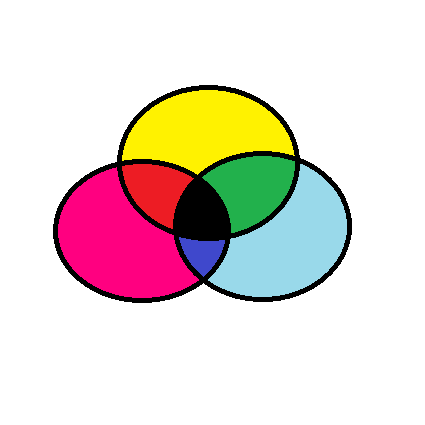
#> input picture dataset/OperacaoPontuais_FiltroEspacial/data/cmyk_paint.png, 425 x 425 px, found by its file name
$ jupyter execute --allow-errors Tutorial_Python.ipynb   (shell and % lines are left out)
#> lines starting #> are read from the running program, lines starting #| are printed output that depends on the picture; after the words box and inside, x2 and y2 are one past the last pixel; in counts of white or black regions, pixels touching at a corner belong together
<a href="https://colab.research.google.com/github/VielF/ColabProjects/blob/main/Tutorial_Python.ipynb" target="_parent"></a>

Universidade do Vale do Itajaí<br>
Escola do Mar, Ciência e Tecnologia<br>

# Introdução a Jupyter, Python, NumPy e Scipy

## Recursos úteis

### Ambientes

- Anaconda (instalação local): https://www.anaconda.com/products/individual#Downloads
- Google Colab (nuvem): https://colab.research.google.com/
- OpenCV: https://pypi.org/project/opencv-python/
- Gimp: https://www.gimp.org

### Tutoriais de Python

- https://docs.python.org/3/tutorial/ (oficial)
- https://www.kaggle.com/learn/python
- https://www.tutorialspoint.com/python
- https://www.pythonforbeginners.com/python-tutorial
- https://colab.research.google.com/drive/1qH2RUurym6O-OGiHBgJp1bmMS8UNEjhx
- https://www.youtube.com/results?search_query=python

### Cursos de Python

- https://www.coursera.org/learn/ciencia-computacao-python-conceitos
- https://www.datacamp.com/courses/intro-to-python-for-data-science (pago)
- https://www.codecademy.com/learn/learn-python-3 (pago?)
- https://opencv.org/courses/#price

### Tutoriais de Jupyter

- https://medium.com/codingthesmartway-com-blog/getting-started-with-jupyter-notebook-for-python-4e7082bd5d46
- https://www.dataquest.io/blog/jupyter-notebook-tutorial/
- https://realpython.com/jupyter-notebook-introduction/
- https://www.youtube.com/results?search_query=jupyter

### Tutoriais de NumPy

- https://cs231n.github.io/python-numpy-tutorial/
- https://numpy.org/doc/stable/user/quickstart.html
- http://scipy-lectures.org/intro/numpy/index.html

### Tutoriais da OpenCV

- https://docs.opencv.org/master/d9/df8/tutorial_root.html
- https://www.geeksforgeeks.org/opencv-python-tutorial/

### Outros tutoriais

- Matplotlib: https://matplotlib.org/tutorials/introductory/pyplot.html
- Pandas: https://pandas.pydata.org/pandas-docs/stable/user_guide/10min.html

[cell 1]
print("Olá Mundo")

## Markdown

Podemos escrever em *itálico* ou **negrito** ou `largura fixa`, usar listas de bullets
- item 1
- item 2
- item 3

ou numeradas
1. item 1
1. item 2
1. item 3

e até mesmo usar equações em $\LaTeX$, que podem ser inline ($f(x) = c_0 + c_1 x + c_2 x^2$) ou displayed:

$$
E = mc^2
$$

Jupyter command pallete: `ctrl-shift-p`

## Python

[cell 2]
2 + 2

[cell 3]
'''
Olá
Esse
É o meu primeiro código
'''
x = 'carro' # criando variável
y = ' moto'
z = x + y

[cell 4]
print(z)

[cell 5]
# comentário
'''
dsadasdasasd
'''

# Sempre comente código


'''
Sempre
comente
código
'''


a = 0.

[cell 6]
a

[cell 7]
print(type(x))
print(type(a))

[cell 8]
if a == 0.0 and y == ' moto':
  x = 1
else:
  x = 5

[cell 9]
print(x)

[cell 10]
a == 0.0

[cell 11]
print(type(a))

[cell 12]
b = 0.0

[cell 13]
b

[cell 14]
type(b)

[cell 15]
b == 0

[cell 16]
a = 2
b = 3.5
c = a+b
#2 + 3.5
print(c)

[cell 17]
3/2

[cell 18]
d = 2
type(d)

[cell 19]
float(d)

[cell 20]
int(1.9)

[cell 21]
a
b

[cell 22]
print(a)
print(b)

[cell 23]
t = True
f = False
print(t or f) #não usa || e &&
print(t and f)

[cell 24]
type(t)

[cell 25]
a > -1 and b > 2

[cell 26]
s = 'Hello world'
s

[cell 27]
print(s)

[cell 28]
type(s)

[cell 29]
s = "Hello world"
s

[cell 30]
s = "it's interesting"
print(s)

[cell 31]
s.upper()

[cell 32]
s = s[0].upper() + s[1:]
print(s)

[cell 33]
str1 = 'this'
str2 = ' is '
str3 = 'interesting'
str_res = str1 + str2 + str3
print(str_res)
'this' + ' is ' + 'interesting'

[cell 34]
'42'

[cell 35]
novo_valor = int('42')
print("Valor: ", novo_valor, " - Tipo: ", type(novo_valor))

[cell 36]
str(42.0)

[cell 37]
a = str(42.0)
type(a)

[cell 38]
c = 1 + 1j
c

[cell 39]
c.conjugate()

[cell 40]
def quadrado(x):
    '''
    Retorna x elevado ao quadrado
    '''
    y = x**2
    return y

[cell 41]
quadrado(3)

[cell 42]
type(quadrado)

[cell 43]
def quadrado(x, arred=False):
    '''
    Retorna x elevado ao quadrado,
    opcionalmente arredondando para um inteiro
    arred é bool
    '''
    if arred:
        y = x**2
        y = int(round(y))
    else:
        y = x**2
    return y

[cell 44]
quadrado(x = 1.5, arred = True)

[cell 45]
quadrado(x=1.5, arred=True)

#> (a cell that did not finish here is left out)

[cell 47]
L = [1, 'texto', 5.6]
L

[cell 48]
type(L)

[cell 49]
L[0]

[cell 50]
L[1]

[cell 51]
L[2]

[cell 52]
L[-1]

[cell 53]
L[2] = 5.7

[cell 54]
L

[cell 55]
len(L)

[cell 56]
L.append('novo')

[cell 57]
L

[cell 58]
L[-1]

#> (a cell that did not finish here is left out)

[cell 60]
L = L + [123]

[cell 61]
L

[cell 62]
L = L + [123]

[cell 63]
L

[cell 64]
list(range(10)) # o valor final não é incluído

[cell 65]
list(range(1,10)) # o valor final não é incluído

[cell 66]
range(10)

[cell 67]
'''
for # você conhece o começo e o fim
while # você não sabe se repete e nem quando acaba
do while #você só tem certeza que acontece uma vez, mas não sabe quando acaba
'''

[cell 68]
for i in range(len(L)):
    print(i+1)

[cell 69]
L[1:3] # a última posição não é considerada 1 < in e fim > 3

[cell 70]
v = list(range(10))
v

[cell 71]
variavel_teste = v[1:5]
variavel_teste

[cell 72]
v[:5]

[cell 73]
v[3:]

[cell 74]
v[3:-1]

[cell 75]
x = v[:-2]
x

[cell 76]
v[::2]

[cell 77]
v[::-1]

[cell 78]
sum(v)

[cell 79]
t = (1, 'dois', 'dois',3.0, 4)
t

[cell 80]
type(t)

[cell 81]
t[1:]

[cell 82]
len(t)

[cell 83]
t.count('dois')

#> (a cell that did not finish here is left out)

[cell 85]
x = list(t)

[cell 86]
x[2] = 9
t = tuple(x)

[cell 87]
print(t)

[cell 88]
list(s)

[cell 89]
s[5:-3]

[cell 90]
a, b, v, s

[cell 91]
x, y, z = 1, 2, 3
#x = y = z = 1
print(x)
print(y)
print(z)

[cell 92]
d = {'nome':'Felipe', 'idade':22, 'altura':181}
d

[cell 93]
type(d)

[cell 94]
d['nome']

[cell 95]
d['idade']

[cell 96]
list(d.keys())

[cell 97]
list(d.values())

[cell 98]
[n**2 for n in range(10)] # list compreehension

[cell 99]
[n**2 for n in range(10) if n % 2 == 0]

[cell 100]
class Aluno(object):

    def __init__(self, nome):
        self.nome = nome

    def entra_nota(self, nota):
        nota = round(2*nota)/2 # arredondamento Univali
        self.nota = nota

    def aprovado(self):
        return self.nota >= 5.75

[cell 101]
aluno = Aluno('Fulano')
aluno.nome

[cell 102]
aluno.entra_nota(5.74)
aluno.nota

[cell 103]
aluno.aprovado()

## NumPy

[cell 104]
import numpy as np

[cell 105]
np.abs(-3)

[cell 106]
import numpy as np

[cell 107]
np.abs(-3)

[cell 108]
np.min([1, 2, 3, 4])

[cell 109]
a = np.array([1, 2, 3, 4])
a

[cell 110]
print(type(a))
print(a.shape)

[cell 111]
a.dtype

[cell 112]
a = np.array([1, 2, 3, 4.0])
a

[cell 113]
a.dtype

[cell 114]
type(a)

[cell 115]
a.shape

[cell 116]
sum(a)

[cell 117]
np.sum(a)

[cell 118]
a.sum()

[cell 119]
a.argmax()

[cell 120]
a.ndim

[cell 121]
a.shape

[cell 122]
a[3] = 4.6

[cell 123]
b = a

[cell 124]
a = np.array([1, 2, 3, 4])
a[0] = 0.7
c = a.copy()
c = np.array([c])
aux = c.T
print(a.shape)
print(c.shape)
print(aux)

[cell 125]
#a = np.array([1, 2, 3, 4.0])
#a = np.array([1, 2, 3, 4], dtype=float)
a = np.array([1, 2, 3, 4])
a = a.astype(float)
a[0] = 0.7
a

[cell 126]
a = np.array([1, 2, 3, 4], dtype=float)
b = a
a[0] = 5
a

[cell 127]
b

[cell 128]
b is a

[cell 129]
a = np.array([1, 2, 3, 4], dtype=float)
b = a.copy()
print(b is a)
a[0] = 5
a

[cell 130]
b

[cell 131]
print(a)

[cell 132]
a + 1

[cell 133]
a*a

[cell 134]
a**2

[cell 135]
x = np.array([[0,1,2,3],[4,5,6,7],[8,9,10,11]])
x

[cell 136]
x.shape

[cell 137]
x[1,2]

[cell 138]
x[1][2]

[cell 139]
x.T

[cell 140]
x.T.shape

[cell 141]
y = np.array([[[0, 1, 2, 3], [4, 5, 6, 7]], [[8, 9, 10, 11], [12, 13, 14, 15]], [[16, 17, 18, 19], [20, 21, 22, 23]]])
y

[cell 142]
y.shape

[cell 143]
y[1][0][2]

[cell 144]
y[1,0,2]

[cell 145]
y = np.arange(2*3*4)
y

[cell 146]
y.reshape(3,2,4)

Examples of NumPy arrays:

[cell 147]
y

[cell 148]
y = y.reshape(3,2,4)
y

[cell 149]
x

[cell 150]
z = np.array([x, x+8, x+16])
z

[cell 151]
np.r_[x, x+8, x+16]

[cell 152]
np.r_[x, x[1:]]
# [5 lines of commented-out code are left out]

[cell 153]
np.c_[x, x+8, x+16]

[cell 154]
a = np.array([1,2,3])
print(a)
a.shape

[cell 155]
aux2 = a[1:].copy()
aux2

[cell 156]
a.T

[cell 157]
b = np.array([[1,2,3]])
print(b)
b.shape

[cell 158]
b.T

[cell 159]
b.T.shape

[cell 160]
c = np.array([[1],[2],[3]])
print(c)
c.shape

[cell 161]
print(c.reshape(1,-1))

[cell 162]
print(c.reshape(-1))

[cell 163]
x

[cell 164]
x[0]

[cell 165]
x[0,:]

[cell 166]
x[:,0]

[cell 167]
x[:,[1,2,0,0,0,2]]

[cell 168]
x[[1,0,1],:]

[cell 169]
x[:,0]

[cell 170]
x[:,[0]]

[cell 171]
b = np.array([0,1,2])
b

[cell 172]
A = np.array([[0,1,2],[3,4,5]])
A

[cell 173]
A @ b #no.dot()

[cell 174]
c = np.array([10,20])

[cell 175]
c @ A

[cell 176]
B = 3*A.T
B

[cell 177]
A @ B

[cell 178]
import matplotlib.pyplot as plt

[cell 179]
v = np.ones(4)
v

[cell 180]
v = np.ones((1,4))
v

[cell 181]
v = np.ones((4,1))
v

[cell 182]
v = np.zeros((2,3))
v

#### Broadcasting

Veja mais em:
- https://numpy.org/doc/stable/user/basics.broadcasting.html
- http://scipy-lectures.org/intro/numpy/operations.html#broadcasting

[cell 183]
v = np.arange(4).reshape(1,4)
v

[cell 184]
v + 10

[cell 185]
v.T

[cell 186]
# por que isso acontece?
v + v.T

[cell 187]
M = np.arange(8).reshape(2,-1)
M

[cell 188]
M + v

#> (a cell that did not finish here is left out)

[cell 190]
v = np.arange(4)
v

[cell 191]
M + v

[cell 192]
v = np.arange(2)
v

#> (a cell that did not finish here is left out)

## Matplotlib

[cell 194]
import matplotlib.pyplot as plt

[cell 195]
x = np.linspace(0,1,10)

[cell 196]
plt.plot(x, x**2, 'b.-', label='quadrado')
plt.plot(x, np.sqrt(x), 'r.-', label='raiz quadrada')
plt.xlabel('x');
plt.ylabel('y');
plt.title('Título');
plt.legend();
plt.show()
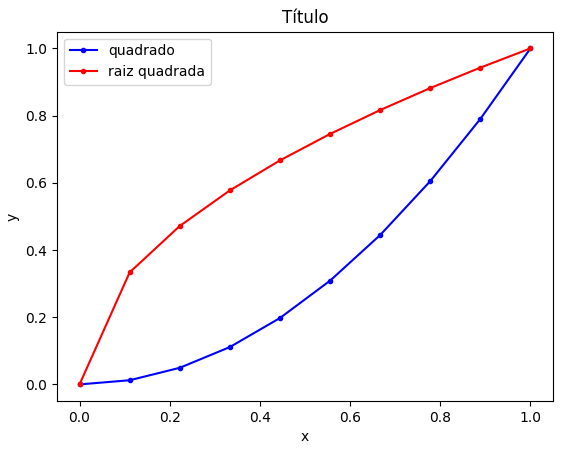
#> figure drawn by matplotlib, 1 panel; curve peaks at x = 1, y = 1; curve peaks at x = 1, y = 1

[cell 197]
image = np.random.randn(200,200)
plt.imshow(image, cmap=plt.cm.gray)
plt.colorbar()
plt.axis('off');
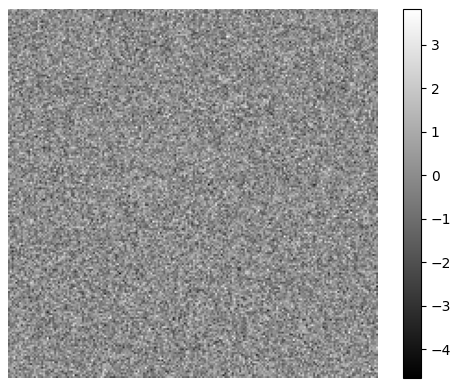
#> figure drawn by matplotlib, 2 panels

#### Mais
- NumPy (https://numpy.org/doc/stable/user/quickstart.html#less-basic), por exemplo *Indexing with Boolean Arrays*
- Pandas
- JupyterLab

## OpenCV

[cell 198]
import cv2

[cell 199]
img = cv2.imread('data/cmyk_paint.png',1)
#> img is the input picture: shape (425, 425, 3); mean B, G, R 212.1, 217.5, 229.5

Não use ícone `X vermelho` para fechar a janela da imagem, isso irá travar o kernel do Jupyter. Para fechar uma imagem, use aperte alguma tecla (ex: epaço ou enter).

[cell 200]
from google.colab.patches import cv2_imshow
cv2_imshow(img)
cv2.waitKey(0)
cv2.destroyAllWindows()

#### Observação

No Google Colab, você defe importar a `cv2_imshow` para poder exibir uma imagem, caso contrário você irá travar o kernel do Colab.

use:

`from google.colab.patches import cv2_imshow`

...

`img = cv2.imread(<imagem>,0)`

....

`cv2_imshow(img)
cv2.waitKey(0)
cv2.destroyAllWindows()`

[cell 201]
type(img)

[cell 202]
img.shape  #lembrando que retorna (linhas, colunas)
#> Out = (425, 425, 3)

[cell 203]
cv2.imwrite('data/img_after_save.png', img)
#> Out = True

[cell 204]
B, G, R = cv2.split(img)

[cell 205]
cv2.imshow("original", img)
cv2.waitKey(0)

cv2.imshow("blue", B)
cv2.waitKey(0)

cv2.imshow("Green", G)
cv2.waitKey(0)

cv2.imshow("red", R)
cv2.waitKey(0)

cv2.destroyAllWindows()

[cell 206]
image1 = cv2.imread('data/t1.jpg',0)
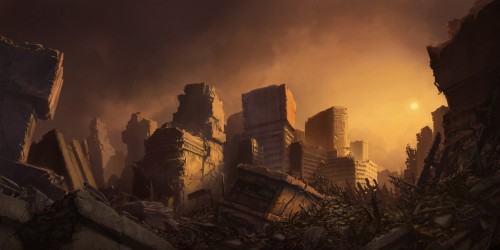
#> input picture dataset/OperacaoPontuais_FiltroEspacial/data/t1.jpg, 500 x 250 px, found by its file name
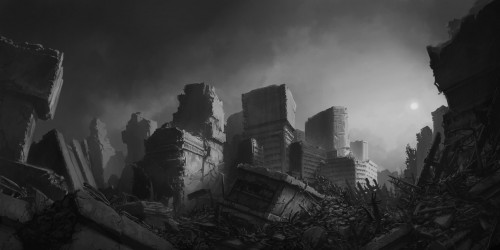
#> image1: shape (250, 500); min 3, max 226, mean 58.9
image2 = cv2.imread('data/t2.jpg',0)
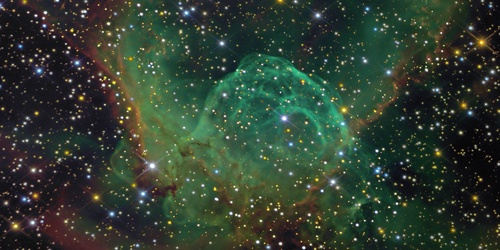
#> input picture dataset/OperacaoPontuais_FiltroEspacial/data/t2.jpg, 500 x 250 px, found by its file name
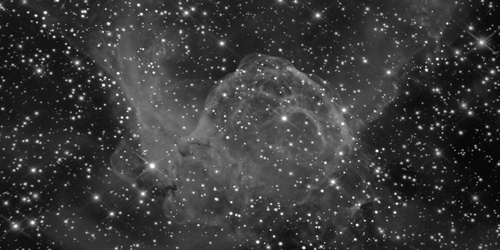
#> image2: shape (250, 500); min 0, max 255, mean 56.9

weightedSum = cv2.addWeighted(image1, 0.5, image2, 0.4, 0)
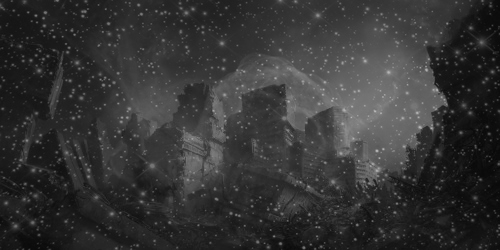
#> weightedSum: shape (250, 500); min 6, max 184, mean 52.2

cv2.imshow('Weighted Image', weightedSum)

cv2.waitKey(0)
cv2.destroyAllWindows()

print(weightedSum)
#> (printed output is left out)

[cell 207]
print(image1.shape)
#| (250, 500)
print(image2.shape)
#| (250, 500)

lines1, rows1 = image1.shape
#> lines1 = 250; rows1 = 500
lines2, rows2 = image2.shape
#> lines2 = 250; rows2 = 500
print(image1)
#> (printed output is left out)

[cell 208]
import numpy as np

image_aux = np.zeros([lines1, rows1])
image_out = np.zeros([lines1, rows1])
print(image_out.shape)
#| (250, 500)
for i in range(lines1):
    for j in range(rows1):
        image_aux[i][j] = 0.5*image1[i][j]+0.4*image2[i][j]

#image_aux = 0.5*image1+0.4*image2

image_out = np.array(image_aux, dtype=np.uint8)
print(image_out)
#> (printed output is left out)
cv2.imshow('Image Out', image_out)

cv2.waitKey(0)
cv2.destroyAllWindows()

[cell 209]
image1 = cv2.imread('data/t3.jpg',0)
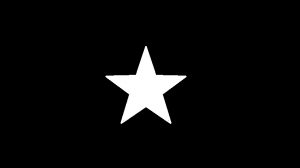
#> input picture dataset/OperacaoPontuais_FiltroEspacial/data/t3.jpg, 300 x 168 px, found by its file name
#> image1 is the input picture: shape (168, 300); min 0, max 255, mean 11.7
image2 = cv2.imread('data/t4.jpg',0)
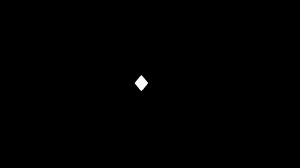
#> input picture dataset/OperacaoPontuais_FiltroEspacial/data/t4.jpg, 300 x 168 px, found by its file name
#> image2 is the input picture: shape (168, 300); min 0, max 255, mean 0.6

sub = cv2.subtract(image1, image2)

cv2.imshow('Subtracted Image', sub)

cv2.waitKey(0)
cv2.destroyAllWindows()

[cell 210]
print(image1.shape)
#| (168, 300)
print(image2.shape)
#| (168, 300)

lines1, rows1 = image1.shape
#> lines1 = 168; rows1 = 300
lines2, rows2 = image2.shape
#> lines2 = 168; rows2 = 300
print(image1)
#> (printed output is left out)

[cell 211]
image_aux1 = np.zeros([lines1, rows1])
image_out1 = np.zeros([lines1, rows1])

print(image_out1.shape)
#| (168, 300)

for i in range(lines1):
    for j in range(rows1):
        if (int(image1[i][j])-int(image2[i][j]) >= 0) and (int(image1[i][j])-int(image2[i][j]) <= 255):
            image_aux1[i][j] = int(image1[i][j])-int(image2[i][j])
        else:
            image_aux1[i][j] = 0

image_out1 = np.array(image_aux1, dtype=np.uint8)
print(image_out1)
#> (printed output is left out)
cv2.imshow('Image Out', image_out1)

cv2.waitKey(0)
cv2.destroyAllWindows()

[cell 212]
imgColored = cv2.imread('data/t1.jpg')
#> imgColored is the input picture: shape (250, 500, 3); mean B, G, R 34.8, 52.4, 81
gray_img = cv2.cvtColor(imgColored, cv2.COLOR_BGR2GRAY)

cv2.imshow('Image in', imgColored)
cv2.waitKey(0)

cv2.imshow('Image Out', gray_img)
cv2.waitKey(0)

cv2.destroyAllWindows()

[cell 213]
image1 = cv2.imread('data/t5.png',0)
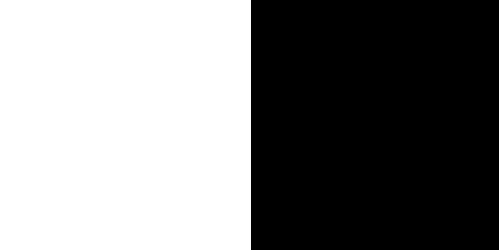
#> input picture dataset/OperacaoPontuais_FiltroEspacial/data/t5.png, 499 x 250 px, found by its file name
#> image1: shape (250, 499); 50.3% white; 1 black region, box (x1, y1, x2, y2) and area: (251, 0, 499, 250) 62000
image2 = cv2.imread('data/t6.png',0)

#> (the rest of this cell did not finish here and is left out)

[cell 214]
lines1, rows1 = image1.shape
#> lines1 = 250; rows1 = 499
#> (the rest of this cell did not finish here and is left out)
